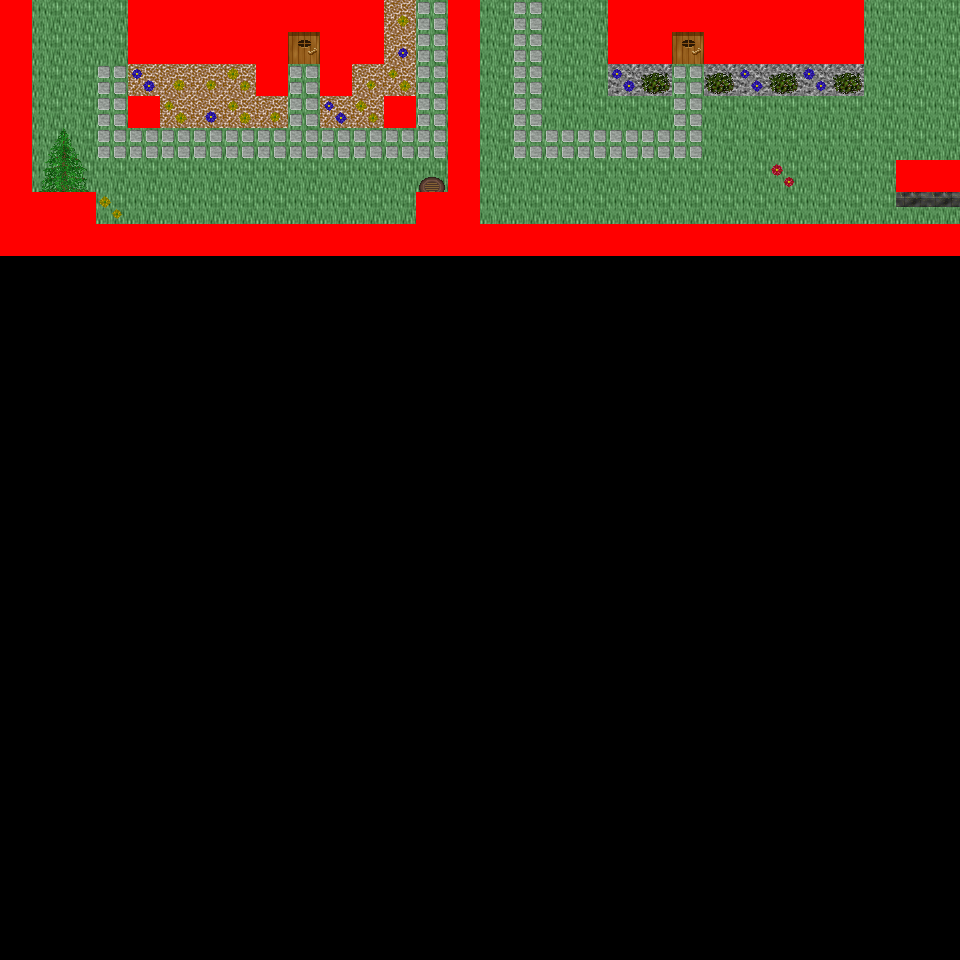

A 2D game scene composited from a Tiled map and its tileset images. What follows is a short description and the map's XML, with each tile layer's data collapsed to a summary:
An orthogonal 30x30 tile map with 32x32 px tiles, 6 tile layers (Ground, Object, Object2, Above, ...), 60 tilesets and 7 objects (7x mapExit).

<map version="1.0" orientation="orthogonal" renderorder="right-down" width="30" height="30" tilewidth="32" tileheight="32" nextobjectid="8">
  <tileset firstgid="1" name="tileset_logic_collision" tilewidth="32" tileheight="32" tilecount="1" columns="1">
    <image source="../drawable/tileset_logic_collision.png" width="32" height="32" />
  </tileset>
  <tileset firstgid="2" name="tileset_building_decoration_orbpedestal" tilewidth="32" tileheight="32" tilecount="2" columns="1">
    <image source="../drawable/tileset_building_decoration_orbpedestal.png" width="32" height="64" />
  </tileset>
  <tileset firstgid="4" name="tileset_building_decoration_chimney" tilewidth="32" tileheight="32" tilecount="2" columns="1">
    <image source="../drawable/tileset_building_decoration_chimney.png" width="32" height="64" />
  </tileset>
  <tileset firstgid="6" name="tileset_item_statue_fairypool" tilewidth="32" tileheight="32" tilecount="16" columns="2">
    <image source="../drawable/tileset_item_statue_fairypool.png" width="64" height="256" />
  </tileset>
  <tileset firstgid="22" name="tileset_building_decoration_stone_details" tilewidth="32" tileheight="32" tilecount="4" columns="2">
    <image source="../drawable/tileset_building_decoration_stone_details.png" width="64" height="64" />
  </tileset>
  <tileset firstgid="26" name="tileset_building_door_closed" tilewidth="32" tileheight="32" tilecount="1" columns="1">
    <image source="../drawable/tileset_building_door_closed.png" width="32" height="32" />
  </tileset>
  <tileset firstgid="27" name="tileset_building_door_door" tilewidth="32" tileheight="32" tilecount="6" columns="3">
    <image source="../drawable/tileset_building_door_door.png" width="96" height="64" />
  </tileset>
  <tileset firstgid="33" name="tileset_building_fence_fence_chunky" tilewidth="32" tileheight="32" tilecount="21" columns="3">
    <image source="../drawable/tileset_building_fence_fence_chunky.png" width="96" height="224" />
  </tileset>
  <tileset firstgid="54" name="tileset_building_roof_blue" tilewidth="32" tileheight="32" tilecount="20" columns="5">
    <image source="../drawable/tileset_building_roof_blue.png" width="160" height="128" />
  </tileset>
  <tileset firstgid="74" name="tileset_building_roof_green" tilewidth="32" tileheight="32" tilecount="20" columns="5">
    <image source="../drawable/tileset_building_roof_green.png" width="160" height="128" />
  </tileset>
  <tileset firstgid="94" name="tileset_building_roof_red" tilewidth="32" tileheight="32" tilecount="20" columns="5">
    <image source="../drawable/tileset_building_roof_red.png" width="160" height="128" />
  </tileset>
  <tileset firstgid="114" name="tileset_building_roof_red2" tilewidth="32" tileheight="32" tilecount="20" columns="5">
    <image source="../drawable/tileset_building_roof_red2.png" width="160" height="128" />
  </tileset>
  <tileset firstgid="134" name="tileset_building_roof_roof_borders" tilewidth="32" tileheight="32" tilecount="9" columns="3">
    <image source="../drawable/tileset_building_roof_roof_borders.png" width="96" height="96" />
  </tileset>
  <tileset firstgid="143" name="tileset_building_roof_yellow" tilewidth="32" tileheight="32" tilecount="20" columns="5">
    <image source="../drawable/tileset_building_roof_yellow.png" width="160" height="128" />
  </tileset>
  <tileset firstgid="163" name="tileset_building_window_window_long" tilewidth="32" tileheight="32" tilecount="3" columns="3">
    <image source="../drawable/tileset_building_window_window_long.png" width="96" height="32" />
  </tileset>
  <tileset firstgid="166" name="tileset_ground_cobbled_paving" tilewidth="32" tileheight="32" tilecount="1" columns="1">
    <image source="../drawable/tileset_ground_cobbled_paving.png" width="32" height="32" />
  </tileset>
  <tileset firstgid="167" name="tileset_ground_gravel" tilewidth="32" tileheight="32" tilecount="1" columns="1">
    <image source="../drawable/tileset_ground_gravel.png" width="32" height="32" />
  </tileset>
  <tileset firstgid="168" name="tileset_ground_stone_floors" tilewidth="32" tileheight="32" tilecount="6" columns="3">
    <image source="../drawable/tileset_ground_stone_floors.png" width="96" height="64" />
  </tileset>
  <tileset firstgid="174" name="tileset_ground_ground" tilewidth="32" tileheight="32" tilecount="33" columns="3">
    <image source="../drawable/tileset_ground_ground.png" width="96" height="352" />
  </tileset>
  <tileset firstgid="207" name="tileset_plant_bush_various_small" tilewidth="32" tileheight="32" tilecount="9" columns="3">
    <image source="../drawable/tileset_plant_bush_various_small.png" width="96" height="96" />
  </tileset>
  <tileset firstgid="216" name="tileset_plant_flower_daisy_blue" tilewidth="32" tileheight="32" tilecount="8" columns="2">
    <image source="../drawable/tileset_plant_flower_daisy_blue.png" width="64" height="128" />
  </tileset>
  <tileset firstgid="224" name="tileset_plant_flower_daisy_red" tilewidth="32" tileheight="32" tilecount="8" columns="2">
    <image source="../drawable/tileset_plant_flower_daisy_red.png" width="64" height="128" />
  </tileset>
  <tileset firstgid="232" name="tileset_plant_flower_daisy_white" tilewidth="32" tileheight="32" tilecount="8" columns="2">
    <image source="../drawable/tileset_plant_flower_daisy_white.png" width="64" height="128" />
  </tileset>
  <tileset firstgid="240" name="tileset_plant_flower_daisy_yellow" tilewidth="32" tileheight="32" tilecount="8" columns="2">
    <image source="../drawable/tileset_plant_flower_daisy_yellow.png" width="64" height="128" />
  </tileset>
  <tileset firstgid="248" name="tileset_plant_tree_spruce" tilewidth="32" tileheight="32" tilecount="6" columns="2">
    <image source="../drawable/tileset_plant_tree_spruce.png" width="64" height="96" />
  </tileset>
  <tileset firstgid="254" name="tileset_item_pot_pot_purple" tilewidth="32" tileheight="32" tilecount="1" columns="1">
    <image source="../drawable/tileset_item_pot_pot_purple.png" width="32" height="32" />
  </tileset>
  <tileset firstgid="255" name="tileset_item_pot_pot_tall" tilewidth="32" tileheight="32" tilecount="2" columns="1">
    <image source="../drawable/tileset_item_pot_pot_tall.png" width="32" height="64" />
  </tileset>
  <tileset firstgid="257" name="tileset_item_pot_small_barrel" tilewidth="32" tileheight="32" tilecount="2" columns="1">
    <image source="../drawable/tileset_item_pot_small_barrel.png" width="32" height="64" />
  </tileset>
  <tileset firstgid="259" name="tileset_item_postbox" tilewidth="32" tileheight="32" tilecount="4" columns="2">
    <image source="../drawable/tileset_item_postbox.png" width="64" height="64" />
  </tileset>
  <tileset firstgid="263" name="tileset_furniture_chair_wooden_pale" tilewidth="32" tileheight="32" tilecount="4" columns="2">
    <image source="../drawable/tileset_furniture_chair_wooden_pale.png" width="64" height="64" />
  </tileset>
  <tileset firstgid="267" name="tileset_furniture_table_wooden" tilewidth="32" tileheight="32" tilecount="1" columns="1">
    <image source="../drawable/tileset_furniture_table_wooden.png" width="32" height="32" />
  </tileset>
  <tileset firstgid="268" name="tileset_furniture_table_brick_base" tilewidth="32" tileheight="32" tilecount="3" columns="3">
    <image source="../drawable/tileset_furniture_table_brick_base.png" width="96" height="32" />
  </tileset>
  <tileset firstgid="271" name="tileset_furniture_light_iron_lamp" tilewidth="32" tileheight="32" tilecount="3" columns="1">
    <image source="../drawable/tileset_furniture_light_iron_lamp.png" width="32" height="96" />
  </tileset>
  <tileset firstgid="274" name="tileset_furniture_light_flames" tilewidth="32" tileheight="32" tilecount="6" columns="6">
    <image source="../drawable/tileset_furniture_light_flames.png" width="192" height="32" />
  </tileset>
  <tileset firstgid="280" name="tileset_furniture_sink_dark_side_on" tilewidth="32" tileheight="32" tilecount="6" columns="3">
    <image source="../drawable/tileset_furniture_sink_dark_side_on.png" width="96" height="64" />
  </tileset>
  <tileset firstgid="286" name="tileset_ground_grass_corners" tilewidth="32" tileheight="32" tilecount="24" columns="6">
    <image source="../drawable/tileset_ground_grass_corners.png" width="192" height="128" />
  </tileset>
  <tileset firstgid="310" name="tileset_ground_grass_edges" tilewidth="32" tileheight="32" tilecount="36" columns="12">
    <image source="../drawable/tileset_ground_grass_edges.png" width="384" height="96" />
  </tileset>
  <tileset firstgid="346" name="tileset_plant_tree_tree_fluffy" tilewidth="32" tileheight="32" tilecount="12" columns="4">
    <image source="../drawable/tileset_plant_tree_tree_fluffy.png" width="128" height="96" />
  </tileset>
  <tileset firstgid="358" name="tileset_ground_water_dungeon_water" tilewidth="32" tileheight="32" tilecount="30" columns="3">
    <image source="../drawable/tileset_ground_water_dungeon_water.png" width="96" height="320" />
  </tileset>
  <tileset firstgid="388" name="tileset_furniture_table_wooden_rectangular" tilewidth="32" tileheight="32" tilecount="9" columns="3">
    <image source="../drawable/tileset_furniture_table_wooden_rectangular.png" width="96" height="96" />
  </tileset>
  <tileset firstgid="397" name="tileset_item_statue_metal_and_stone" tilewidth="32" tileheight="32" tilecount="6" columns="3">
    <image source="../drawable/tileset_item_statue_metal_and_stone.png" width="96" height="64" />
  </tileset>
  <tileset firstgid="403" name="tileset_ground_fire_fire" tilewidth="32" tileheight="32" tilecount="27" columns="3">
    <image source="../drawable/tileset_ground_fire_fire.png" width="96" height="288" />
  </tileset>
  <tileset firstgid="430" name="tileset_furniture_table_bench" tilewidth="32" tileheight="32" tilecount="3" columns="3">
    <image source="../drawable/tileset_furniture_table_bench.png" width="96" height="32" />
  </tileset>
  <tileset firstgid="433" name="tileset_plant_bush_hosta" tilewidth="32" tileheight="32" tilecount="9" columns="3">
    <image source="../drawable/tileset_plant_bush_hosta.png" width="96" height="96" />
  </tileset>
  <tileset firstgid="442" name="tileset_plant_tree_tree_green" tilewidth="32" tileheight="32" tilecount="88" columns="8">
    <image source="../drawable/tileset_plant_tree_tree_green.png" width="256" height="352" />
  </tileset>
  <tileset firstgid="530" name="tileset_item_sign_large" tilewidth="32" tileheight="32" tilecount="15" columns="5">
    <image source="../drawable/tileset_item_sign_large.png" width="160" height="96" />
  </tileset>
  <tileset firstgid="545" name="tileset_building_wall_wall_brown" tilewidth="32" tileheight="32" tilecount="12" columns="3">
    <image source="../drawable/tileset_building_wall_wall_brown.png" width="96" height="128" />
  </tileset>
  <tileset firstgid="557" name="tileset_ground_green_paving_4" tilewidth="32" tileheight="32" tilecount="3" columns="3">
    <image source="../drawable/tileset_ground_green_paving_4.png" width="96" height="32" />
  </tileset>
  <tileset firstgid="560" name="tileset_item_swing" tilewidth="32" tileheight="32" tilecount="4" columns="2">
    <image source="../drawable/tileset_item_swing.png" width="64" height="64" />
  </tileset>
  <tileset firstgid="564" name="tileset_item_fishrods" tilewidth="32" tileheight="32" tilecount="12" columns="4">
    <image source="../drawable/tileset_item_fishrods.png" width="128" height="96" />
  </tileset>
  <tileset firstgid="576" name="tileset_logic_creature_human_kalavan" tilewidth="32" tileheight="32" tilecount="5" columns="5">
    <image source="../drawable/tileset_logic_creature_human_kalavan.png" width="160" height="32" />
  </tileset>
  <tileset firstgid="581" name="tileset_logic_creature_animal" tilewidth="32" tileheight="32" tilecount="32" columns="8">
    <image source="../drawable/tileset_logic_creature_animal.png" width="256" height="128" />
  </tileset>
  <tileset firstgid="613" name="tileset_building_decoration_numbers" tilewidth="32" tileheight="32" tilecount="20" columns="2">
    <image source="../drawable/tileset_building_decoration_numbers.png" width="64" height="320" />
  </tileset>
  <tileset firstgid="633" name="tileset_ground_green_paving" tilewidth="32" tileheight="32" tilecount="18" columns="3">
    <image source="../drawable/tileset_ground_green_paving.png" width="96" height="192" />
  </tileset>
  <tileset firstgid="651" name="tileset_item_huge_orb" tilewidth="32" tileheight="32" tilecount="16" columns="2">
    <image source="../drawable/tileset_item_huge_orb.png" width="64" height="256" />
  </tileset>
  <tileset firstgid="667" name="tileset_light_light_5x5" tilewidth="32" tileheight="32" tilecount="25" columns="5">
    <image source="../drawable/tileset_light_light_5x5.png" width="160" height="160" />
  </tileset>
  <tileset firstgid="692" name="tileset_light_dim_light_5x5" tilewidth="32" tileheight="32" tilecount="25" columns="5">
    <image source="../drawable/tileset_light_dim_light_5x5.png" width="160" height="160" />
  </tileset>
  <tileset firstgid="717" name="tileset_item_firewood" tilewidth="32" tileheight="32" tilecount="12" columns="3">
    <image source="../drawable/tileset_item_firewood.png" width="96" height="128" />
  </tileset>
  <tileset firstgid="729" name="tileset_logic_creature_fowl" tilewidth="32" tileheight="32" tilecount="6" columns="6">
    <image source="../drawable/tileset_logic_creature_fowl.png" width="192" height="32" />
  </tileset>
  <tileset firstgid="735" name="tileset_logic_creature_human_imperial" tilewidth="32" tileheight="32" tilecount="16" columns="8">
    <image source="../drawable/tileset_logic_creature_human_imperial.png" width="256" height="64" />
  </tileset>
  <layer name="Ground" width="30" height="30">
    <data>[900 cells, 240 non-empty, 5 distinct tile ids]</data>
  </layer>
  <layer name="Object" width="30" height="30">
    <data>[900 cells, 135 non-empty, 34 distinct tile ids]</data>
  </layer>
  <layer name="Object2" width="30" height="30">
    <data>[900 cells, 28 non-empty, 12 distinct tile ids]</data>
  </layer>
  <layer name="Above" width="30" height="30">
    <data>[900 cells, 7 non-empty, 6 distinct tile ids]</data>
  </layer>
  <layer name="Above2" width="30" height="30">
    <data>[900 cells, 0 non-empty, 0 distinct tile ids]</data>
  </layer>
  <layer name="Walkable" width="30" height="30">
    <data>[900 cells, 83 non-empty, 1 distinct tile ids]</data>
  </layer>
  <objectgroup name="MapEvents">
    <object id="1" name="north" type="mapExit" x="32" y="0" width="96" height="32">
      <properties>
        <property name="map" value="level_0_x68_y148" />
        <property name="x" value="1" />
        <property name="y" value="28" />
      </properties>
    </object>
    <object id="2" name="north2" type="mapExit" x="384" y="0" width="64" height="32">
      <properties>
        <property name="map" value="level_0_x68_y148" />
        <property name="x" value="12" />
        <property name="y" value="28" />
      </properties>
    </object>
    <object id="3" name="north3" type="mapExit" x="480" y="0" width="128" height="32">
      <properties>
        <property name="map" value="level_0_x68_y148" />
        <property name="x" value="15" />
        <property name="y" value="28" />
      </properties>
    </object>
    <object id="4" name="north4" type="mapExit" x="864" y="0" width="96" height="32">
      <properties>
        <property name="map" value="level_0_x68_y148" />
        <property name="x" value="27" />
        <property name="y" value="28" />
      </properties>
    </object>
    <object id="5" name="east" type="mapExit" x="928" y="0" width="32" height="160">
      <properties>
        <property name="map" value="level_0_x69_y149" />
        <property name="x" value="1" />
        <property name="y" value="0" />
      </properties>
    </object>
    <object id="6" name="east2" type="mapExit" x="928" y="192" width="32" height="32">
      <properties>
        <property name="map" value="level_0_x69_y149" />
        <property name="x" value="1" />
        <property name="y" value="6" />
      </properties>
    </object>
    <object id="7" name="east3" type="mapExit" x="928" y="256" width="32" height="704">
      <properties>
        <property name="map" value="level_0_x69_y149" />
        <property name="x" value="1" />
        <property name="y" value="8" />
      </properties>
    </object>
  </objectgroup>
</map>
